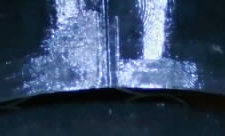
#> input picture calibration_debug/crop_20260827_133642_587419.jpg, 225 x 136 px, given in place of the camera
$ python frame_diff_test.py
#> lines starting #> are read from the running program, lines starting #| are printed output that depends on the picture; after the words box and inside, x2 and y2 are one past the last pixel; in counts of white or black regions, pixels touching at a corner belong together
import cv2
import numpy as np
import time

cap = cv2.VideoCapture(1)

# Ambil frame referensi (kondisi "kosong")
print("Ambil frame referensi dalam 3 detik, pastikan area kosong...")
time.sleep(3)
ret, reference = cap.read()
#> reference is the input picture: shape (136, 225, 3); mean B, G, R 99.2, 72.7, 55.1
reference_gray = cv2.cvtColor(reference, cv2.COLOR_BGR2GRAY)
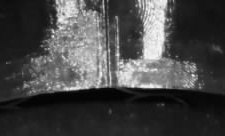
#> reference_gray: shape (136, 225); min 0, max 250, mean 70.5
reference_gray = cv2.GaussianBlur(reference_gray, (25, 25), 0)
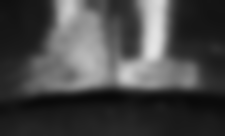
#> reference_gray: shape (136, 225); min 9, max 229, mean 70.5

DIFF_THRESHOLD = 50
CHANGE_AREA_THRESHOLD = 5000
STABLE_FRAMES_NEEDED = 10

prev_gray = reference_gray.copy()
stable_count = 0
object_present = False

print("Mulai monitoring... taruh objek di depan kamera. Tekan 'q' untuk keluar.")

while True:
    ret, frame = cap.read()
    if not ret:
        print("Gagal capture frame")
        break

    gray = cv2.cvtColor(frame, cv2.COLOR_BGR2GRAY)
    gray = cv2.GaussianBlur(gray, (25, 25), 0)

    diff_ref = cv2.absdiff(reference_gray, gray)
#> diff_ref: shape (136, 225); every value is 0
    thresh_ref = cv2.threshold(diff_ref, DIFF_THRESHOLD, 255, cv2.THRESH_BINARY)[1]
    kernel = np.ones((5, 5), np.uint8)
    thresh_ref = cv2.erode(thresh_ref, kernel, iterations=1)   # hilangin bintik kecil
    thresh_ref = cv2.dilate(thresh_ref, kernel, iterations=2)  # gabungin lagi area objek yang mungkin kepotong
    change_area = cv2.countNonZero(thresh_ref)
#> change_area = 0

    diff_prev = cv2.absdiff(prev_gray, gray)
    thresh_prev = cv2.threshold(diff_prev, DIFF_THRESHOLD, 255, cv2.THRESH_BINARY)[1]
    motion_area = cv2.countNonZero(thresh_prev)
#> motion_area = 0

    status_text = f"change_area={change_area} motion_area={motion_area} stable={stable_count}"
#> status_text = 'change_area=0 motion_area=0 stable=0'

    if change_area > CHANGE_AREA_THRESHOLD:
        if motion_area < 500:
            stable_count += 1
        else:
            stable_count = 0

        if stable_count >= STABLE_FRAMES_NEEDED and not object_present:
            print(f"OBJEK TERDETEKSI & STABIL. (change_area={change_area})")
            cv2.imwrite("captured_object.jpg", frame)
            object_present = True
    else:
        if object_present:
            print("Area kosong lagi.")
        object_present = False
        stable_count = 0

    prev_gray = gray.copy()

    # Visualisasi (cuma bisa di laptop, nanti dihapus pas pindah ke Pi Lite)
    cv2.putText(frame, status_text, (10, 30), cv2.FONT_HERSHEY_SIMPLEX, 0.6, (0, 255, 0), 2)
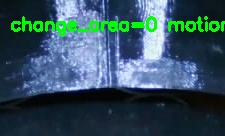
#> frame: shape (136, 225, 3); 4.6% of pixels changed, all inside (x1, y1, x2, y2) = (11, 16, 225, 36)
    cv2.imshow("Live Feed", frame)
    cv2.imshow("Diff Mask (vs reference)", thresh_ref)

    if cv2.waitKey(1) & 0xFF == ord('q'):
#> (key q is pressed here)
        break

cap.release()
cv2.destroyAllWindows()

$ run again, on calibration_debug/crop_20260827_133659_906801.jpg
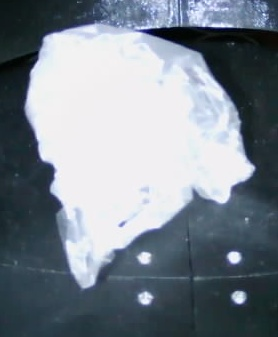
#> input picture calibration_debug/crop_20260827_133659_906801.jpg, 278 x 337 px, given in place of the camera
#> reference is the input picture: shape (337, 278, 3); mean B, G, R 142.8, 133.1, 123.7
#> `reference_gray = cv2.GaussianBlur(reference_gray, (25, 25), 0)`:
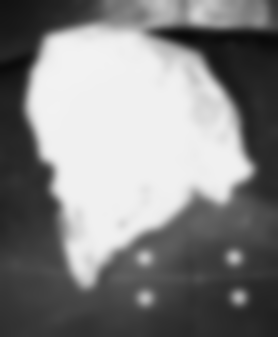
#> reference_gray: shape (337, 278); min 10, max 242, mean 131.4
#> diff_ref: shape (337, 278); every value is 0
#> change_area = 0
#> status_text = 'change_area=0 motion_area=0 stable=0'
#> `cv2.putText(frame, status_text, (10, 30), cv2.FONT_HERSHEY_SIMPLEX, 0...`:
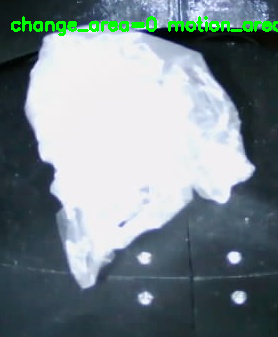
#> frame: shape (337, 278, 3); 1.86% of pixels changed, all inside (x1, y1, x2, y2) = (11, 16, 278, 36)

$ run again, on calibration_debug/crop_20260827_133721_193226.jpg
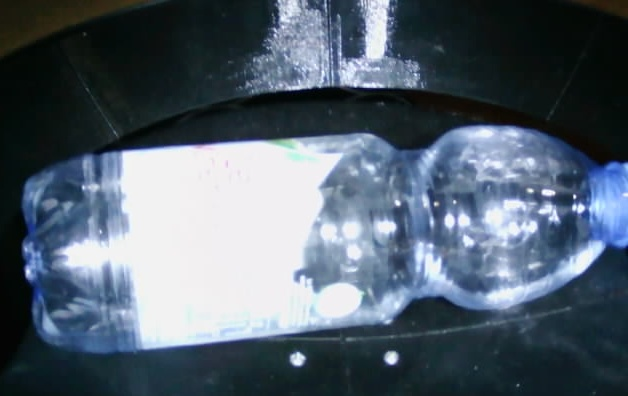
#> input picture calibration_debug/crop_20260827_133721_193226.jpg, 628 x 396 px, given in place of the camera
#> reference is the input picture: shape (396, 628, 3); mean B, G, R 110.4, 97.5, 84.6
#> `reference_gray = cv2.GaussianBlur(reference_gray, (25, 25), 0)`:
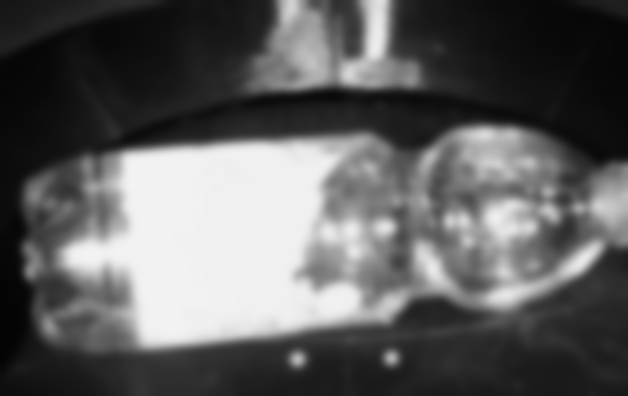
#> reference_gray: shape (396, 628); min 4, max 243, mean 95.1
#> diff_ref: shape (396, 628); every value is 0
#> change_area = 0
#> status_text = 'change_area=0 motion_area=0 stable=0'
#> `cv2.putText(frame, status_text, (10, 30), cv2.FONT_HERSHEY_SIMPLEX, 0...`:
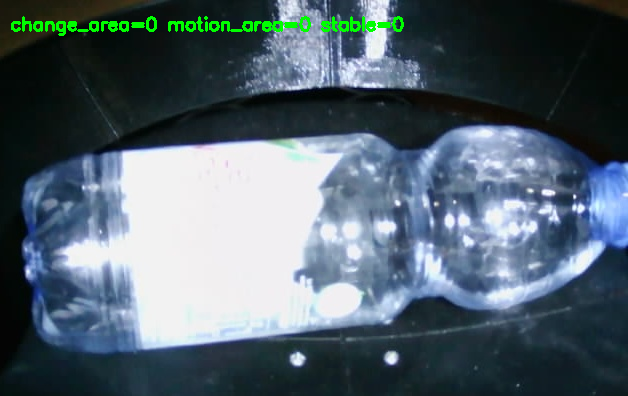
#> frame: shape (396, 628, 3); 1.05% of pixels changed, all inside (x1, y1, x2, y2) = (11, 16, 404, 36)
